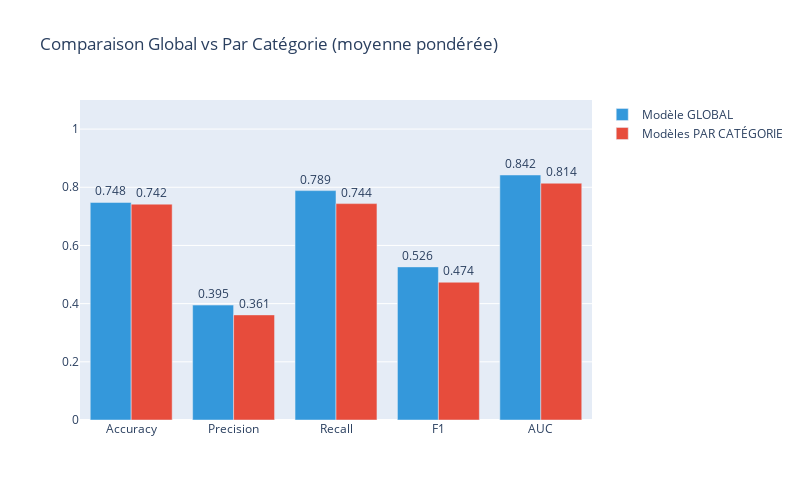

The notebook cell saved with this chart:
### Code cell
# Graphique de comparaison
metrics_names = ['Accuracy', 'Precision', 'Recall', 'F1', 'AUC']
global_values = [results_global['accuracy'], results_global['precision'], 
                 results_global['recall'], results_global['f1'], results_global['auc']]
cat_values = [weighted_metrics['accuracy'], weighted_metrics['precision'],
              weighted_metrics['recall'], weighted_metrics['f1'], weighted_metrics['auc']]

fig = go.Figure()

fig.add_trace(go.Bar(
    name='Modèle GLOBAL',
    x=metrics_names,
    y=global_values,
    marker_color='#3498db',
    text=[f"{v:.3f}" for v in global_values],
    textposition='outside'
))

fig.add_trace(go.Bar(
    name='Modèles PAR CATÉGORIE',
    x=metrics_names,
    y=cat_values,
    marker_color='#e74c3c',
    text=[f"{v:.3f}" for v in cat_values],
    textposition='outside'
))

fig.update_layout(
    title='Comparaison Global vs Par Catégorie (moyenne pondérée)',
    barmode='group',
    yaxis_range=[0, 1.1],
    height=500,
    width=800
)
fig.show()

### Figure 1 — Plotly figure (JSON) as saved in the notebook; plotly's stock layout.template omitted (floating-point values rounded to 4 significant figures)
{"data": [{"marker": {"color": "#3498db"}, "name": "Modèle GLOBAL", "text": ["0.748", "0.395", "0.789", "0.526", "0.842"], "textposition": "outside", "type": "bar", "x": ["Accuracy", "Precision", "Recall", "F1", "AUC"], "y": [0.7479, 0.395, 0.7885, 0.5264, 0.8422]}, {"marker": {"color": "#e74c3c"}, "name": "Modèles PAR CATÉGORIE", "text": ["0.742", "0.361", "0.744", "0.474", "0.814"], "textposition": "outside", "type": "bar", "x": ["Accuracy", "Precision", "Recall", "F1", "AUC"], "y": [0.742, 0.3613, 0.7438, 0.4736, 0.814]}], "layout": {"barmode": "group", "height": 500, "title": {"text": "Comparaison Global vs Par Catégorie (moyenne pondérée)"}, "width": 800, "yaxis": {"range": [0, 1.1]}}}
